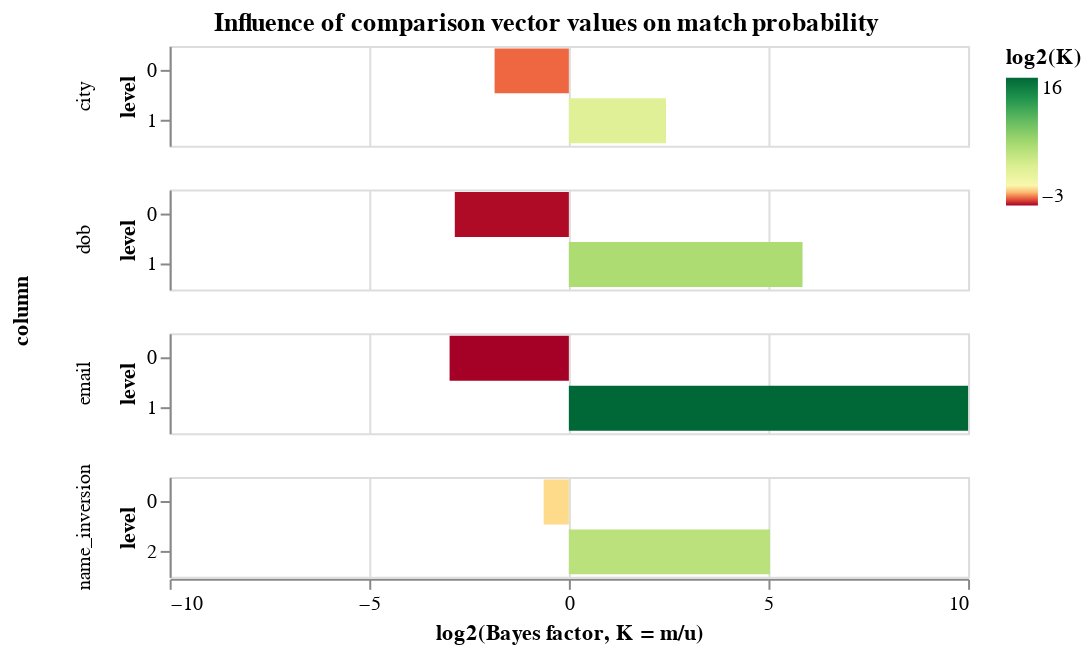

Notebook code cell kept with this figure:
### Markdown cell above
An alternative representation of the parameters displays them in terms of the effect different values in the comparison vectors have on the match probability:

### Code cell
params.bayes_factor_chart()

### Figure 1 — Vega-Lite specification as saved in the notebook (floating-point values rounded to 4 significant figures)
{"$schema": "https://vega.github.io/schema/vega-lite/v3.4.0.json", "config": {"mark": {"tooltip": null}, "title": {"anchor": "middle"}, "view": {"continuousHeight": 300, "continuousWidth": 400, "height": 300, "width": 400}}, "data": {"name": "data-36a0a5f983c69bf144cde083970f4871"}, "datasets": {"data-36a0a5f983c69bf144cde083970f4871": [{"bayes_factor": 0.6457, "column": "name_inversion", "level": 0, "level_proportion": 0.8457, "m": 0.6409, "u": 0.9927}, {"bayes_factor": null, "column": "name_inversion", "level": 1, "level_proportion": 0.04938, "m": 0.1182, "u": 0}, {"bayes_factor": 32.85, "column": "name_inversion", "level": 2, "level_proportion": 0.1049, "m": 0.2409, "u": 0.007332}, {"bayes_factor": 0.138, "column": "dob", "level": 0, "level_proportion": 0.6304, "m": 0.136, "u": 0.9851}, {"bayes_factor": 57.83, "column": "dob", "level": 1, "level_proportion": 0.3696, "m": 0.864, "u": 0.01494}, {"bayes_factor": 0.2753, "column": "city", "level": 0, "level_proportion": 0.5987, "m": 0.2364, "u": 0.8585}, {"bayes_factor": 5.398, "column": "city", "level": 1, "level_proportion": 0.4013, "m": 0.7636, "u": 0.1415}, {"bayes_factor": 0.126, "column": "email", "level": 0, "level_proportion": 0.6349, "m": 0.126, "u": 1.0}, {"bayes_factor": 65390.0, "column": "email", "level": 1, "level_proportion": 0.3651, "m": 0.874, "u": 1.337e-05}]}, "encoding": {"color": {"field": "logk", "scale": {"domainMid": 0, "scheme": "redyellowgreen"}, "title": "log2(K)", "type": "quantitative"}, "row": {"field": "column", "sort": {"field": "column"}, "type": "nominal"}, "tooltip": [{"field": "column", "type": "nominal"}, {"field": "bayes_factor", "title": "Bayes factor, K", "type": "quantitative"}, {"field": "logk", "title": "log2(K)", "type": "quantitative"}], "x": {"axis": {"title": "log2(Bayes factor, K = m/u)", "values": [-10, -5, 0, 5, 10]}, "field": "logk", "scale": {"domain": [-10, 10]}, "type": "quantitative"}, "y": {"field": "level", "type": "nominal"}}, "height": 50, "mark": {"clip": true, "type": "bar"}, "resolve": {"scale": {"y": "independent"}}, "title": "Influence of comparison vector values on match probability", "transform": [{"as": "logk", "calculate": "(log(datum.bayes_factor) / log(2))"}]}
